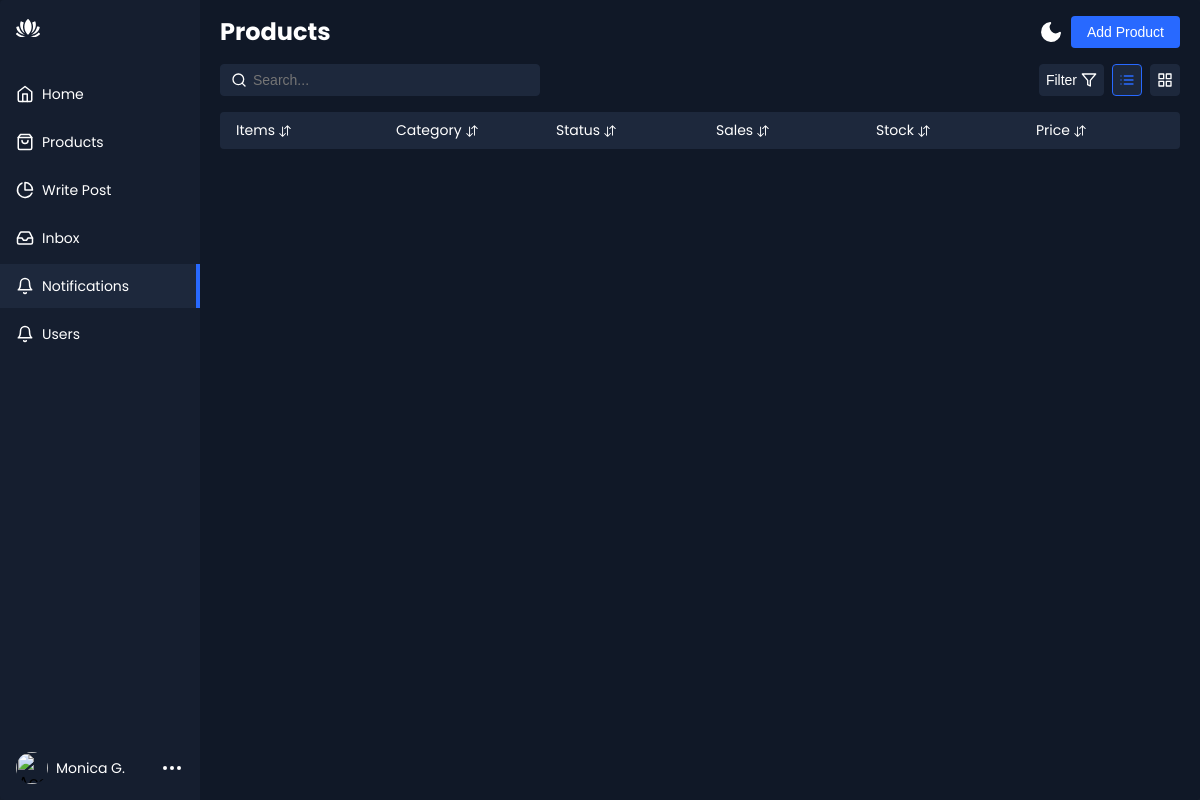
The page /Notice-notifications/ on the database as committed earlier.
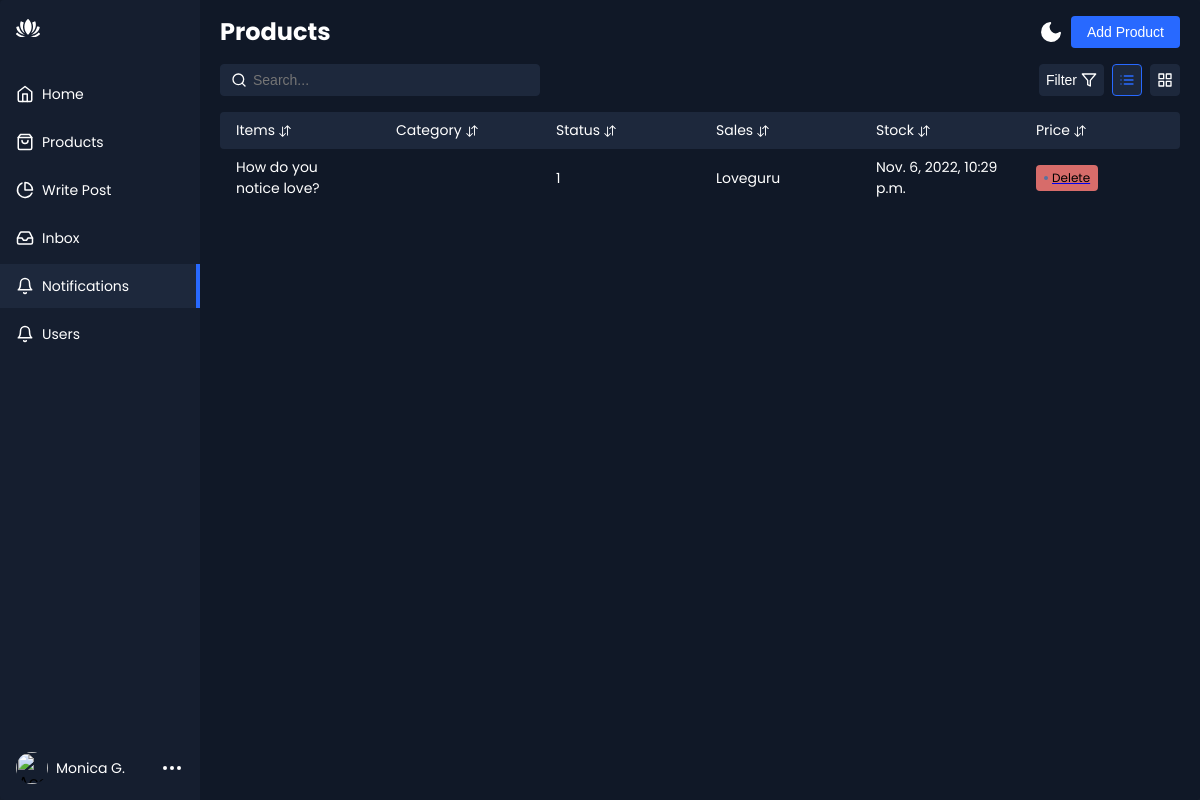
The same page on the database as committed later.
### app/models.py (models this page shows)
class Notice(models.Model):
    id = models.UUIDField(primary_key=True, unique=True,
                          editable=False, default=uuid.uuid4)
    title = models.CharField(max_length=100)
    author = models.CharField(max_length=30)
    text = models.TextField()
    date = models.DateTimeField(auto_now_add=True)

### app/views.py (the view)
# urls.py: path('Notice-notifications/', views.NoticeWithNotifications, name='noti-fic'),
def NoticeWithNotifications(request):
    notices = Notice.objects.all()
    context = {
        'title': 'Notices',
        'blogs': notices
    }
    template_name = 'Notice.html'
    return render(request, template_name, context)

### app/templates/Notice.html (shortened to what the changed rows need)
{% load static %}
<div class="app-container">
  <div class="app-content">
    <div class="app-content-header">
      <h1 class="app-content-headerText">Products</h1>
    </div>
    <div class="products-area-wrapper tableView">
      {% for blog in blogs %}
      <div class="products-row">
        <div class="product-cell image">
          <span>{{blog.title | truncatechars:"23"}}</span>
        </div>
        <div class="product-cell category">
        </div>
        <div class="product-cell sales">
          <span class="cell-label">Post no:</span>{{blogs.count}}
        </div>
        <div class="product-cell stock">
          <span class="cell-label">Post By:</span>{{blog.author}}
        </div>
        <div class="product-cell price">
          <span class="cell-label">Date</span>{{blog.date}}
        </div>
        <div class="product-cell status-cell">
          <a href="{% url 'delete-post'  blog.id %}"
            >
            <span class="status disabled">Delete</span></a
          >
        </div>
      </div>
      {% endfor %}
    </div>
  </div>
</div>

Rows that differ between the two databases and show on the page:
added Notice: title "How do you notice love?", count "1", author "Loveguru", date "Nov. 6, 2022, 10:29 p.m."
